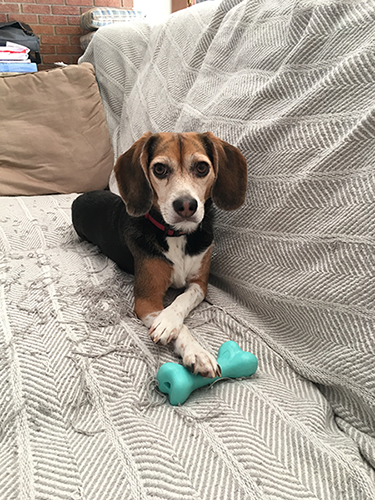
#> input picture day8/dog.png, 375 x 500 px
$ python convolutions.py --image dog.png
#> lines starting #> are read from the running program, lines starting #| are printed output that depends on the picture
# USAGE
# python convolutions.py --image dog.png

# import the necessary packages
# from skimage.exposure import rescale_intensity
import numpy as np
import argparse
import cv2

def convolve(image, K):
	# grab the spatial dimensions of the image and kernel
	(iH, iW) = image.shape[:2]
	(kH, kW) = K.shape[:2]

	# allocate memory for the output image, taking care to "pad"
	# the orders of the input image so the spatial size (i.e.,
	# width and height) are not reduced
	pad = (kW - 1) // 2
	image = cv2.copyMakeBorder(image, pad, pad, pad, pad,
		cv2.BORDER_REPLICATE)
	output = np.zeros((iH, iW), dtype="float")

	# loop over the input image, "sliding" the kernel across
	# each (x, y)-coordinate from left-to-right and top-to-bottom
	for y in np.arange(pad, iH + pad):
		for x in np.arange(pad, iW + pad):
			# extract the ROI of the image by extracting the
			# *center* region of the current (x, y)-coordinates
			# dimensions
			roi = image[y - pad:y + pad + 1, x - pad:x + pad + 1]

			# perform the actual convolution by taking the
			# element-wise multiplication between the ROI and
			# the kernel, the summing the matrix
			k = (roi * K).sum()

			# store the convolved value in the output (x, y)-
			# coordinate of the output image
			output[y - pad, x - pad] = k

	# rescale the output image to be in the range [0, 255]
	output *= 255.0/image.max()
	output = (output * 255).astype("uint8")

	# return the output image
	return output

# construct the argument parse and parse the arguments
ap = argparse.ArgumentParser()
ap.add_argument("-i", "--image", default='dog.png',
	help="path to the input image")
args = vars(ap.parse_args())

# construct average blurring kernels used to smooth an image
smallBlur = np.ones((7, 7), dtype="float") * (1.0 / (7 * 7))
largeBlur = np.ones((21, 21), dtype="float") * (1.0 / (21 * 21))

# construct a sharpening filter
sharpen = np.array((
	[0, -1, 0],
	[-1, 5, -1],
	[0, -1, 0]), dtype="int")

# construct the Laplacian kernel used to detect edge-like
# regions of an image
laplacian = np.array((
	[0, 1, 0],
	[1, -4, 1],
	[0, 1, 0]), dtype="int")

# construct the Sobel x-axis kernel
sobelX = np.array((
	[-1, 0, 1],
	[-2, 0, 2],
	[-1, 0, 1]), dtype="int")

# construct the Sobel y-axis kernel
sobelY = np.array((
	[-1, -2, -1],
	[0, 0, 0],
	[1, 2, 1]), dtype="int")

# construct an emboss kernel
emboss = np.array((
	[-2, -1, 0],
	[-1, 1, 1],
	[0, 1, 2]), dtype="int")

# construct the kernel bank, a list of kernels we're going to apply
# using both our custom `convole` function and OpenCV's `filter2D`
# function
kernelBank = (
	("small_blur", smallBlur),
	("large_blur", largeBlur),
	("sharpen", sharpen),
	("laplacian", laplacian),
	("sobel_x", sobelX),
	("sobel_y", sobelY),
	("emboss", emboss))

# load the input image and convert it to grayscale
image = cv2.imread(args["image"])
#> image is the input picture: shape (500, 375, 3); mean B, G, R 151.5, 162.1, 170.1
gray = cv2.cvtColor(image, cv2.COLOR_BGR2GRAY)
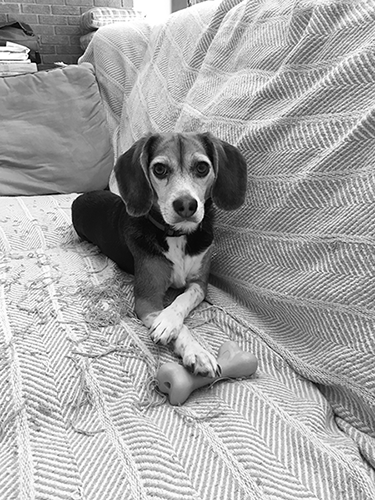
#> gray: shape (500, 375); min 0, max 255, mean 163.3

# loop over the kernels
for (kernelName, K) in kernelBank:
	# apply the kernel to the grayscale image using both our custom
	# `convolve` function and OpenCV's `filter2D` function
	print("[INFO] applying {} kernel".format(kernelName))
	# convolveOutput = convolve(gray, K)
	opencvOutput = cv2.filter2D(gray, -1, K)

	# show the output images
	cv2.imshow("Original", gray)
	# cv2.imshow("{} - convole".format(kernelName), convolveOutput)
	cv2.imshow("{} - opencv".format(kernelName), opencvOutput)
	cv2.waitKey(0)
	cv2.destroyAllWindows()
#> this loop made 7 passes
#> pass 1, `opencvOutput = cv2.filter2D(gray, -1, K)`:
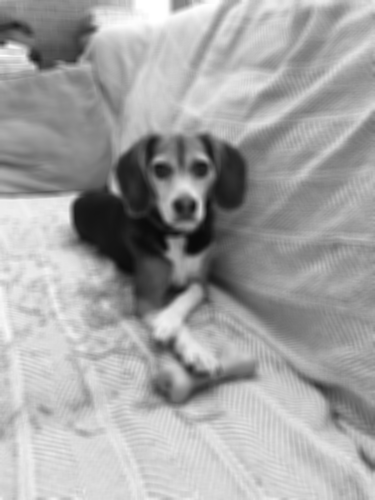
#> opencvOutput: shape (500, 375); min 9, max 255, mean 163.3
#> pass 2, `opencvOutput = cv2.filter2D(gray, -1, K)`:
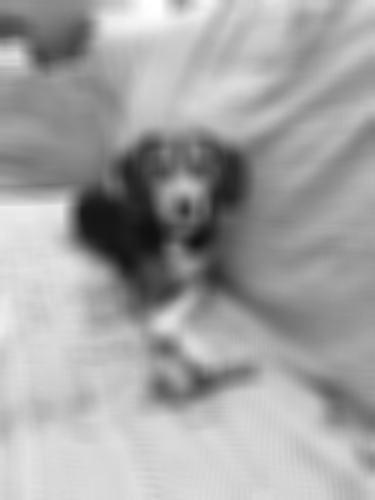
#> opencvOutput: shape (500, 375); min 16, max 255, mean 163.3
#> pass 3, `opencvOutput = cv2.filter2D(gray, -1, K)`:
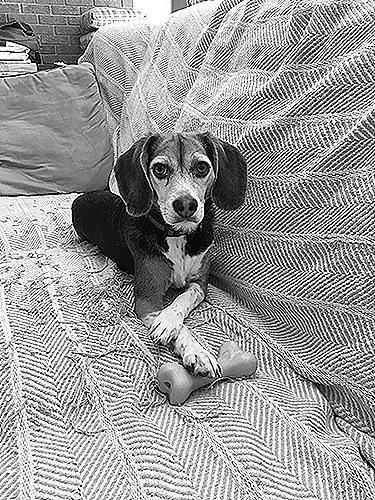
#> opencvOutput: shape (500, 375); min 0, max 255, mean 153.7
